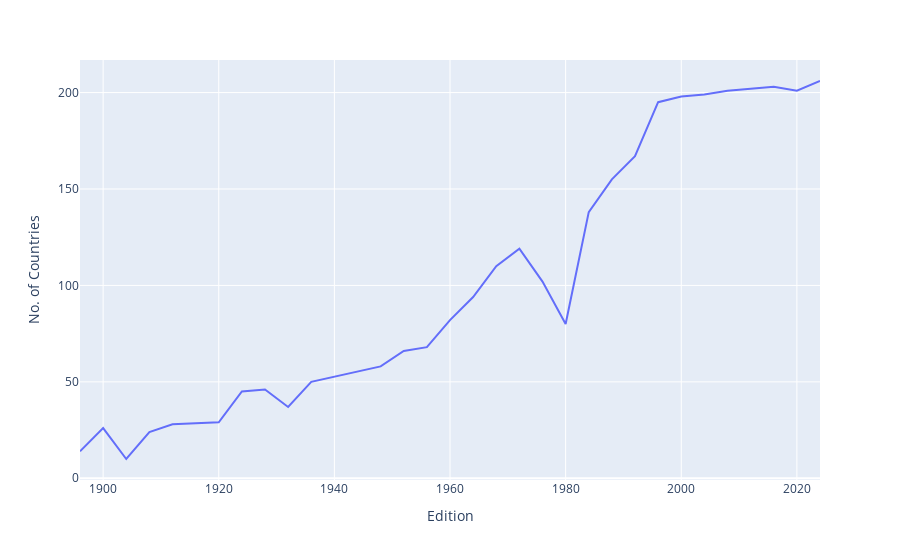

The notebook cell saved with this chart:
### Code cell
fig = px.line(nations_over_time, x='Edition', y='No. of Countries')
fig.show()

### Figure 1 — Plotly figure (JSON) as saved in the notebook; plotly's stock layout.template omitted (floating-point values rounded to 4 significant figures)
{"data": [{"hovertemplate": "Edition=%{x}<br>No. of Countries=%{y}<extra></extra>", "legendgroup": "", "line": {"color": "#636efa", "dash": "solid"}, "marker": {"symbol": "circle"}, "mode": "lines", "name": "", "orientation": "v", "showlegend": false, "type": "scatter", "x": [1896, 1900, 1904, 1908, 1912, 1920, 1924, 1928, 1932, 1936, 1948, 1952, 1956, 1960, 1964, 1968, 1972, 1976, 1980, 1984, 1988, 1992, 1996, 2000, 2004, 2008, 2012, 2016, 2020, 2024], "xaxis": "x", "y": [14, 26, 10, 24, 28, 29, 45, 46, 37, 50, 58, 66, 68, 82, 94, 110, 119, 102, 80, 138, 155, 167, 195, 198, 199, 201, 202, 203, 201, 206], "yaxis": "y"}], "layout": {"autosize": true, "legend": {"tracegroupgap": 0}, "margin": {"t": 60}, "xaxis": {"anchor": "y", "autorange": true, "domain": [0, 1], "range": [1896, 2024], "title": {"text": "Edition"}, "type": "linear"}, "yaxis": {"anchor": "x", "autorange": true, "domain": [0, 1], "range": [-0.8889, 216.9], "title": {"text": "No. of Countries"}, "type": "linear"}}}
